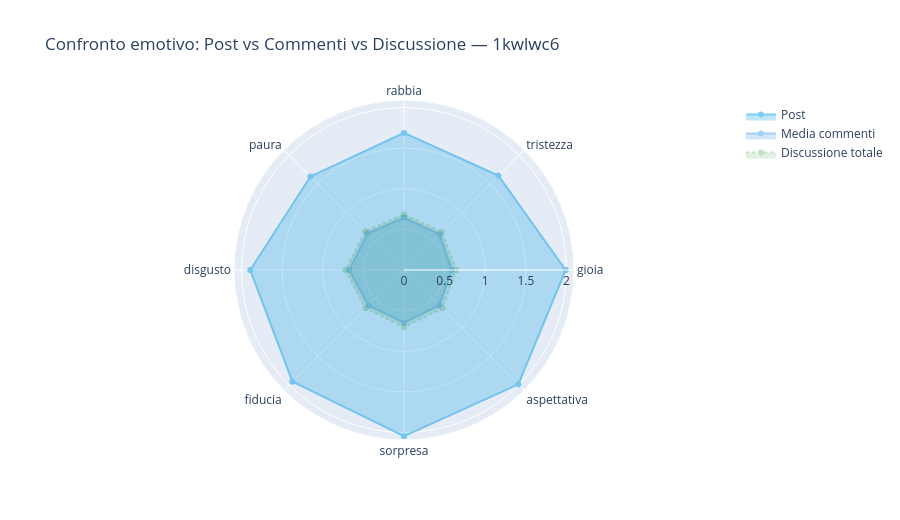
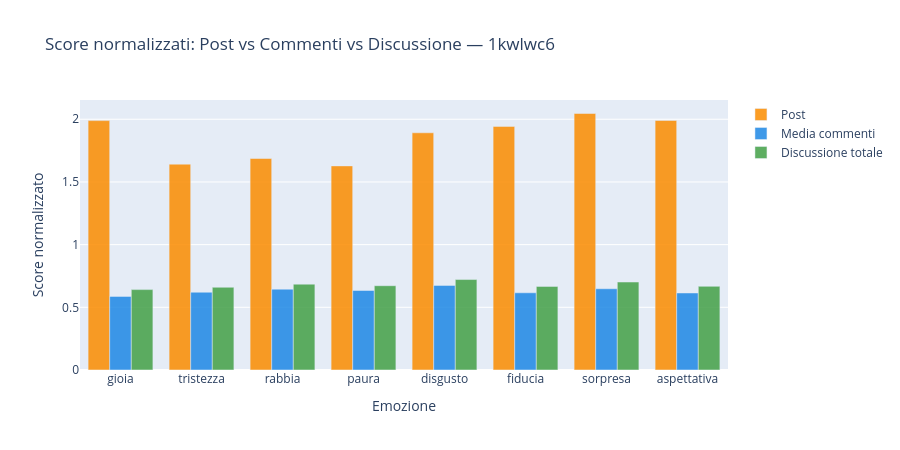

Notebook code cell kept with these figures, in order:
### Code cell
plot_radar_comparison(
    traces_data=[
        ('Post',               sc_post_norm,      EMOTION_COLORS.get(emo_post, '#999'), 0.5, 'solid'),
        ('Media commenti',     sc_commenti_mean,  '#1E88E5',                            0.4, 'solid'),
        ('Discussione totale', sc_discussione,    '#43A047',                            0.3, 'dot'),
    ],
    title=f'Confronto emotivo: Post vs Commenti vs Discussione — {POST_ID}',
).show()

# Grafico a barre affiancate
fig2 = go.Figure()
for label, sc, color in [
    ('Post',               sc_post_norm,      '#FB8C00'),
    ('Media commenti',     sc_commenti_mean,  '#1E88E5'),
    ('Discussione totale', sc_discussione,    '#43A047'),
]:
    fig2.add_trace(go.Bar(
        name=label, x=BASIC_EMOTIONS,
        y=[sc[e] for e in BASIC_EMOTIONS],
        marker_color=color, opacity=0.85,
    ))
fig2.update_layout(
    barmode='group',
    title=f'Score normalizzati: Post vs Commenti vs Discussione — {POST_ID}',
    xaxis_title='Emozione', yaxis_title='Score normalizzato', height=450,
)
fig2.show()

### Figure 1 — Plotly figure (JSON) as saved in the notebook; plotly's stock layout.template omitted (floating-point values rounded to 4 significant figures)
{"data": [{"fill": "toself", "line": {"color": "#039BE5", "dash": "solid"}, "name": "Post", "opacity": 0.5, "r": [1.989, 1.642, 1.687, 1.628, 1.892, 1.943, 2.046, 1.99, 1.989], "theta": ["gioia", "tristezza", "rabbia", "paura", "disgusto", "fiducia", "sorpresa", "aspettativa", "gioia"], "type": "scatterpolar"}, {"fill": "toself", "line": {"color": "#1E88E5", "dash": "solid"}, "name": "Media commenti", "opacity": 0.4, "r": [0.5872, 0.6205, 0.6447, 0.6341, 0.6747, 0.6159, 0.648, 0.6144, 0.5872], "theta": ["gioia", "tristezza", "rabbia", "paura", "disgusto", "fiducia", "sorpresa", "aspettativa", "gioia"], "type": "scatterpolar"}, {"fill": "toself", "line": {"color": "#43A047", "dash": "dot"}, "name": "Discussione totale", "opacity": 0.3, "r": [0.6411, 0.6598, 0.6848, 0.6723, 0.7215, 0.6669, 0.7018, 0.6673, 0.6411], "theta": ["gioia", "tristezza", "rabbia", "paura", "disgusto", "fiducia", "sorpresa", "aspettativa", "gioia"], "type": "scatterpolar"}], "layout": {"polar": {"radialaxis": {"visible": true}}, "title": {"text": "Confronto emotivo: Post vs Commenti vs Discussione — 1kwlwc6"}, "height": 520}}

### Figure 2 — Plotly figure (JSON) as saved in the notebook; plotly's stock layout.template omitted (floating-point values rounded to 4 significant figures)
{"data": [{"marker": {"color": "#FB8C00"}, "name": "Post", "opacity": 0.85, "x": ["gioia", "tristezza", "rabbia", "paura", "disgusto", "fiducia", "sorpresa", "aspettativa"], "y": [1.989, 1.642, 1.687, 1.628, 1.892, 1.943, 2.046, 1.99], "type": "bar"}, {"marker": {"color": "#1E88E5"}, "name": "Media commenti", "opacity": 0.85, "x": ["gioia", "tristezza", "rabbia", "paura", "disgusto", "fiducia", "sorpresa", "aspettativa"], "y": [0.5872, 0.6205, 0.6447, 0.6341, 0.6747, 0.6159, 0.648, 0.6144], "type": "bar"}, {"marker": {"color": "#43A047"}, "name": "Discussione totale", "opacity": 0.85, "x": ["gioia", "tristezza", "rabbia", "paura", "disgusto", "fiducia", "sorpresa", "aspettativa"], "y": [0.6411, 0.6598, 0.6848, 0.6723, 0.7215, 0.6669, 0.7018, 0.6673], "type": "bar"}], "layout": {"barmode": "group", "title": {"text": "Score normalizzati: Post vs Commenti vs Discussione — 1kwlwc6"}, "xaxis": {"title": {"text": "Emozione"}}, "yaxis": {"title": {"text": "Score normalizzato"}}, "height": 450}}
